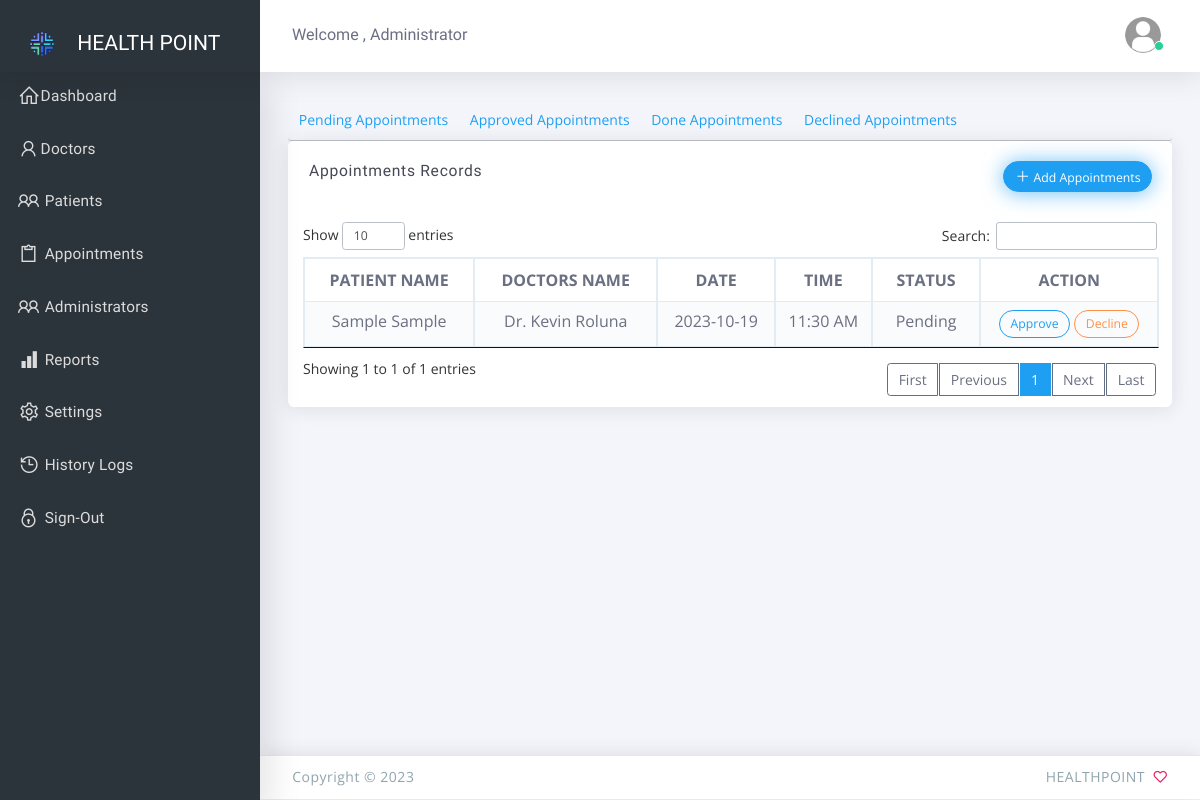
The app's page /admin/appointments.php (signed in), older data.
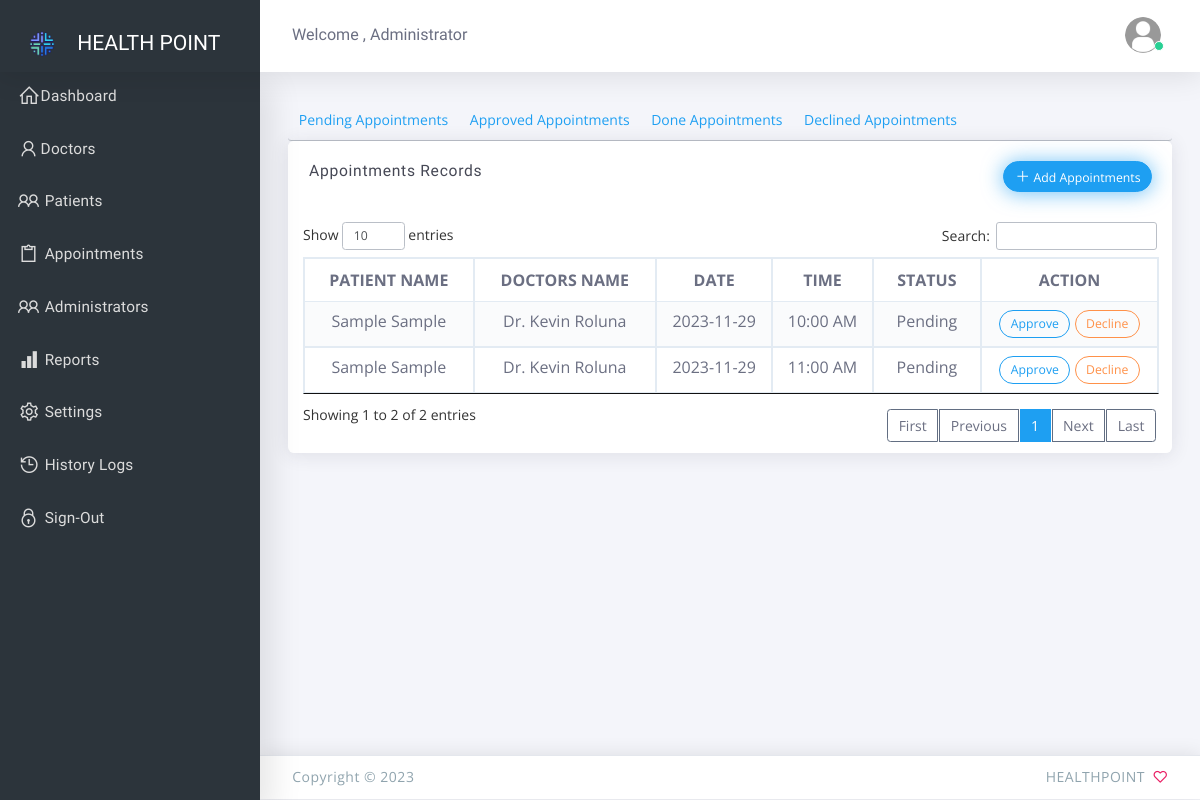
The same page, newer data.
### tables this page shows
CREATE TABLE `is_appointments` (
  `appointment_id` int(12) NOT NULL,
  `patient_id` int(12) NOT NULL,
  `doctors_id` int(12) NOT NULL,
  `appointment_time` varchar(100) NOT NULL,
  `appointment_date` varchar(100) NOT NULL,
  `status` int(1) NOT NULL,
  `consultation` text NOT NULL,
  `diagnosis` text NOT NULL,
  `treatment` text NOT NULL,
  `date_added` datetime NOT NULL DEFAULT current_timestamp()
);

CREATE TABLE `is_patients` (
  `patient_id` int(12) NOT NULL,
  `firstname` varchar(32) NOT NULL,
  `lastname` varchar(32) NOT NULL,
  `address` text NOT NULL,
  `contact` varchar(36) NOT NULL,
  `email` varchar(100) NOT NULL,
  `username` varchar(50) NOT NULL,
  `password` varchar(50) NOT NULL,
  `bp` text NOT NULL,
  `glucose` text NOT NULL,
  `heartrate` text NOT NULL,
  `cholesterol` text NOT NULL,
  `symptoms` text NOT NULL,
  `i_company` text NOT NULL,
  `i_number` text NOT NULL,
  `i_amount` text NOT NULL,
  `i_expiry` text NOT NULL,
  `is_active` int(1) NOT NULL,
  `date_added` timestamp NOT NULL DEFAULT current_timestamp()
);

CREATE TABLE `is_doctors` (
  `doctor_id` int(12) NOT NULL,
  `firstname` varchar(32) NOT NULL,
  `lastname` varchar(32) NOT NULL,
  `address` text NOT NULL,
  `contact` varchar(36) NOT NULL,
  `email` varchar(100) NOT NULL,
  `username` varchar(50) NOT NULL,
  `password` varchar(50) NOT NULL,
  `speciality` text NOT NULL,
  `is_active` int(1) NOT NULL,
  `date_added` timestamp NOT NULL DEFAULT current_timestamp()
);

### admin/controller/appointments.php (called while the page is built, shortened)
<?php
include('../controller/database.php');
$is_appointments = $mysqli->query("SELECT a.*, b.firstname as p_fname , b.lastname as p_lastname , c.firstname as d_fname , c.lastname as d_lname from is_appointments a
								   LEFT JOIN is_patients b on b.patient_id  = a.patient_id
								   LEFT JOIN is_doctors c on c.doctor_id   = a.doctors_id
								   where  a.status = '$status'
									");

### admin/appointments.php (the view, shortened to what this page needs)
  <?php
	  include("include/header.php");
	  include("controller/appointments.php");
  ?>
  <body class="vertical-layout vertical-menu-modern 2-columns   fixed-navbar" data-open="click" data-menu="vertical-menu-modern" data-col="2-columns">
   <?php include("include/nav.php");?>
    <div class="app-content content">
      <div class="content-wrapper">
        <div class="content-body">
		 <ul class="nav nav-tabs" role="tablist">
			<li class="nav-item">
			  <a class="nav-link <?php if($_GET['data'] == 'pending'){ echo 'active'; } ?>"  href="appointments?data=pending">Pending Appointments</a>
			</li>
			<li class="nav-item">
			  <a class="nav-link  <?php if($_GET['data'] == 'approved'){ echo 'active'; } ?>"   href="appointments?data=approved">Approved Appointments</a>
			</li>
			<li class="nav-item">
			  <a class="nav-link  <?php if($_GET['data'] == 'done'){ echo 'active'; } ?>"  href="appointments?data=done">Done Appointments</a>
			</li>
			<li class="nav-item">
			  <a class="nav-link  <?php if($_GET['data'] == 'declined'){ echo 'active'; } ?>"  href="appointments?data=declined">Declined Appointments</a>
			</li>
		  </ul>
			<div class="row">
				<div class="col-12">
					<div class="card">
						<div class="card-header">
							<h4 class="card-title"> Appointments Records </h4>
							<div class="heading-elements">
								<button class="btn btn-sm round btn-info btn-glow" data-toggle="modal" data-backdrop="false" data-target="#backdrop"><i class="la la-plus font-medium-1"></i>
								Add Appointments </button>
							</div>
							<br>
						</div>
						<div class="card-content">
							<div class="table-responsive">
								<table class="table alt-pagination wallet-wrapper table-bordered table-striped">
									<thead>
										<tr>
											<th class="text-center">PATIENT NAME</th>
											<th class="text-center">DOCTORS NAME</th>
											<th class="text-center">DATE</th>
											<th class="text-center">TIME</th>
											<?php if($_GET['data'] != 'declined'){?>
											<th class="text-center">STATUS</th>
											<th class="text-center">ACTION</th>
											<?php } ?>
										</tr>
									</thead>
									<tbody>
									<?php while($val = $is_appointments->fetch_object()){ ?>
										<tr>
											<td class="text-center"><?php echo $val->p_fname . ' '. $val->p_lastname;?></td>
											<td class="text-center">Dr. <?php echo $val->d_fname . ' '. $val->d_lname;?></td>
											<td class="text-center"><?php echo $val->appointment_date;?></td>
											<td class="text-center"><?php echo $val->appointment_time;?></td>
											<?php if($_GET['data'] != 'declined'){?>
											<td class="text-center"><?php if( $val->status == 0) { echo "Pending";} else { echo '<a href="#" data-toggle="modal" data-backdrop="false" data-target="#results'.$val->appointment_id.'" class="btn round btn-outline-info btn-sm"> <i class="la la-check"></i> View Results </a>';} ?></td>
											<td class="text-center">
											<?php  if($val->status == 0){?>
												<button class="btn btn-sm round btn-outline-info" data-toggle="modal" data-target="#approved<?php echo $val->appointment_id;?>"> Approve </button>
												<button class="btn btn-sm round btn-outline-warning" data-toggle="modal" data-target="#decline<?php echo $val->appointment_id;?>"> Decline </button>
											<?php }  else { echo '<a href="patient-profile?data='.$val->patient_id.'&appointment='.$val->appointment_id.'" class="btn round btn-outline-info btn-sm"> <i class="la la-check"></i> View Patient Record </a>';}?>
											</td>
											<?php } ?>
										</tr>
									<?php } ?>
									</tbody>
								</table>
							</div>
						</div>
					</div>
				</div>
			</div>
        </div>
      </div>
    </div>
<?php include("include/footer.php");?>

Row changes from the older to the newer data that the page shows:
no longer on this page (row edited): is_appointments: patient.firstname "Sample", patient.lastname "Sample", is_doctors.firstname "Kevin", is_doctors.lastname "Roluna", appointment_date "2023-10-19", appointment_time "11:30 AM", status "Pending"
added is_appointments: patient.firstname "Sample", patient.lastname "Sample", is_doctors.firstname "Kevin", is_doctors.lastname "Roluna", appointment_date "2023-11-29", appointment_time "10:00 AM", status "Pending"
added is_appointments: patient.firstname "Sample", patient.lastname "Sample", is_doctors.firstname "Kevin", is_doctors.lastname "Roluna", appointment_date "2023-11-29", appointment_time "11:00 AM", status "Pending"
Text that changed along with them:
text written by a page script: "Show entries Search: Showing 1 to 1 of 1 entries First Previous 1 Next Last" → "Show entries Search: Showing 1 to 2 of 2 entries First Previous 1 Next Last"
